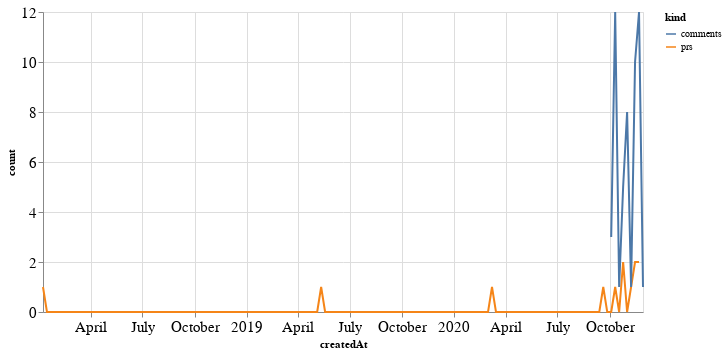

Notebook code for this chart:
### Code cell
alt.Chart(total_time, width=600).mark_line().encode(
    x='createdAt',
    y='count',
    color='kind'
)

### Figure 1 — Vega-Lite specification as saved in the notebook (floating-point values rounded to 4 significant figures; data arrays with more than 128 entries replaced by an {"elided": "..."} marker saying what was removed)
{"config": {"axisLeft": {"labelFontSize": 15}, "axisBottom": {"labelFontSize": 15}}, "data": {"name": "data-605736bfd37e0646cc541785139adffc"}, "mark": "line", "encoding": {"color": {"type": "nominal", "field": "kind"}, "x": {"type": "temporal", "field": "createdAt"}, "y": {"type": "quantitative", "field": "count"}}, "width": 600, "$schema": "https://vega.github.io/schema/vega-lite/v4.8.1.json", "datasets": {"data-605736bfd37e0646cc541785139adffc": {"elided": "304 records"}}}
